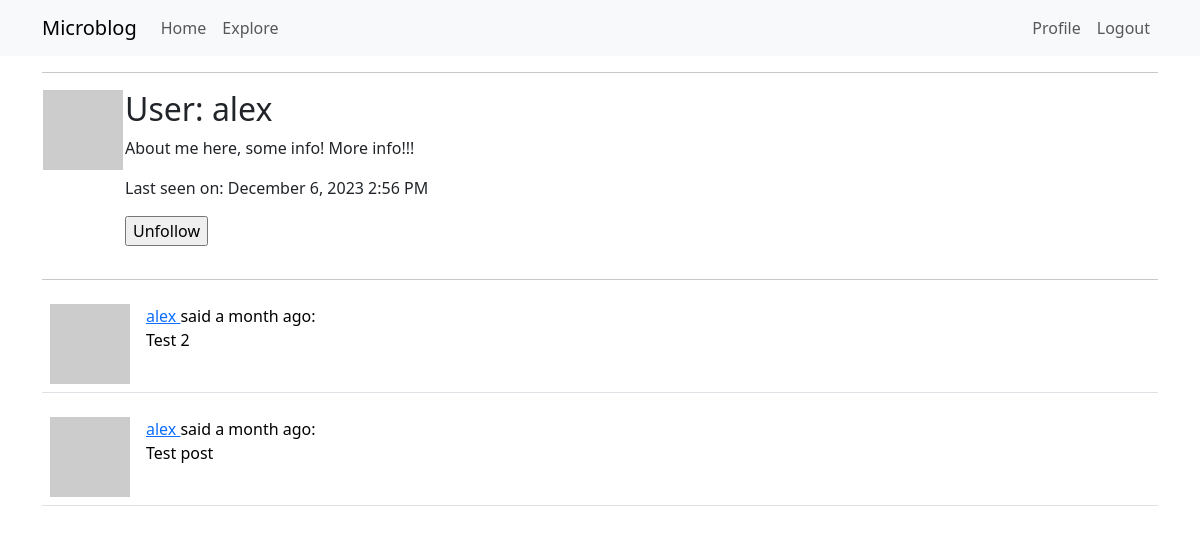
The app's page /user/alex (signed in), older data.
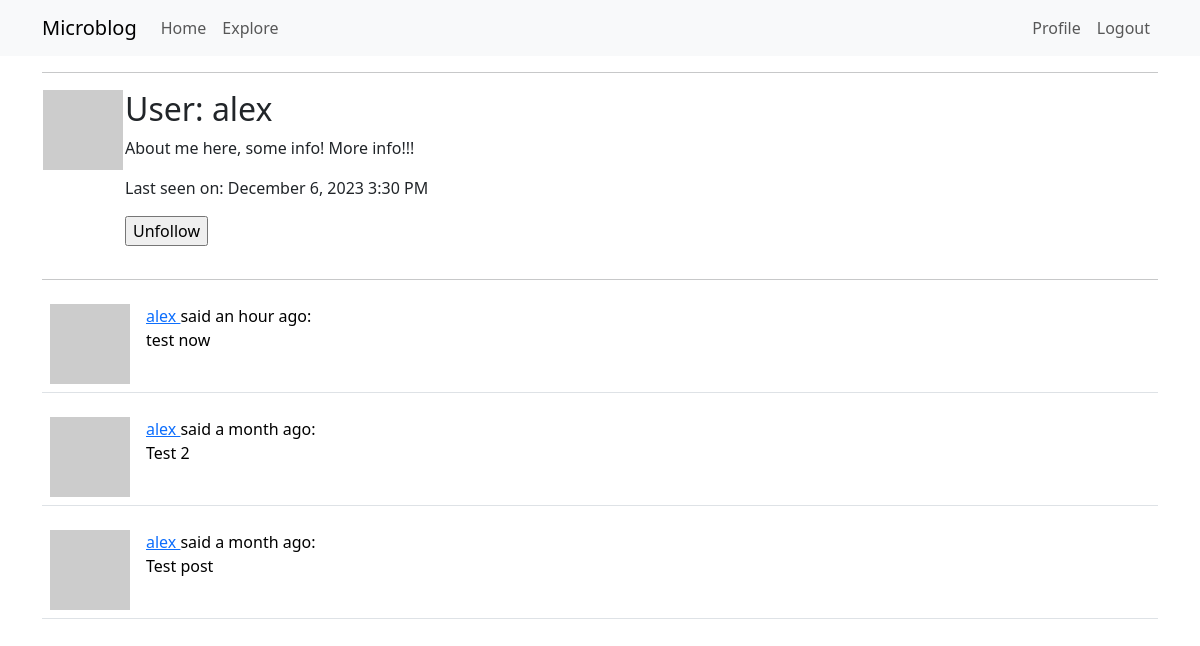
The same page, newer data.
### app/models.py (models this page shows, shortened)
class User(UserMixin, db.Model):
    id = db.Column(db.Integer, primary_key=True)
    username = db.Column(db.String(64), index=True, unique=True)
    email = db.Column(db.String(120), index=True, unique=True)
    password_hash = db.Column(db.String(128))
    posts = db.relationship('Post', backref='author', lazy='dynamic')
    about_me = db.Column(db.String(140))
    last_seen = db.Column(db.DateTime, default=datetime.utcnow)
    followed = db.relationship(
        'User', secondary=followers,
        primaryjoin=(followers.c.follower_id == id),
        secondaryjoin=(followers.c.followed_id == id),
        backref=db.backref('followers', lazy='dynamic'), lazy='dynamic')
    def is_following(self, user):
        return self.followed.filter(
            followers.c.followed_id == user.id).count() > 0
    def avatar(self, size):
        digest = md5(self.email.lower().encode('utf-8')).hexdigest()
        return 'https://www.gravatar.com/avatar/{}?d=identicon&s={}'.format(
            digest, size)

class Post(db.Model):
    id = db.Column(db.Integer, primary_key=True)
    body = db.Column(db.String(140))
    timestamp = db.Column(db.DateTime, index=True, default=datetime.utcnow)
    user_id = db.Column(db.Integer, db.ForeignKey('user.id'))

### app/routes.py (the view)
@app.route('/user/<username>')
@login_required
def user(username):
    user = User.query.filter_by(username=username).first_or_404()
    page = request.args.get('page', 1, type=int)
    posts = user.posts.order_by(Post.timestamp.desc()).paginate(
        page=page, per_page=app.config['POSTS_PER_PAGE'], error_out=False)
    next_url = url_for('user', username=user.username, page=posts.next_num) \
        if posts.has_next else None
    prev_url = url_for('user', username=user.username, page=posts.prev_num) \
        if posts.has_prev else None
    form = EmptyForm()
    return render_template('user.html', user=user, posts=posts.items, next_url=next_url, prev_url=prev_url, form=form)

### app/forms.py
class EmptyForm(FlaskForm):
    submit = SubmitField('Submit')

### app/models.py (called while the page is built)
@login.user_loader
def load_user(id):
    return User.query.get(int(id))

### app/routes.py (called while the page is built)
@app.before_request
def before_request():
    if current_user.is_authenticated:
        current_user.last_seen = datetime.utcnow()
        db.session.commit()

### app/templates/user.html (shortened to what this page needs)
{% extends "base.html" %}
{% block content %}
    <table>
        <tr valign="top">
            <td><img src="{{ user.avatar(128) }}"></td>
            <td>
                <h2>User: {{ user.username }}</h2>
                {% if user.about_me %}<p>{{ user.about_me }}</p>{% endif %}
                {% if user.last_seen %}
                <p>Last seen on: {{ moment(user.last_seen).format('LLL') }}</p>
                {% endif %}
                {% if user == current_user %}
                <p><a href="{{ url_for('edit_profile') }}">Edit your profile</a></p>
                {% else %}
                <p>
                    <form action="{{ url_for('unfollow', username=user.username) }}" method="post">
                        {{ form.submit(value='Unfollow') }}
                    </form>
                </p>
                {% endif %}
            </td>
        </tr>
    </table>
    <hr>
    {% for post in posts %}
        {% include '_post.html' %}
    {% endfor %}
{% endblock %}

### app/templates/_post.html
    <table class="table table-hover">
        <tr>
            <td width="70px">
                <a href="{{ url_for('user', username=post.author.username) }}">
                    <img src="{{ post.author.avatar(70) }}" />
                </a>
            </td>
            <td>
                <a href="{{ url_for('user', username=post.author.username) }}">
                    {{ post.author.username }}
                </a>
                said {{ moment(post.timestamp).fromNow() }}:
                <br>
                {{ post.body }}
            </td>
        </tr>
    </table>

Row changes from the older to the newer data that the page shows:
changed User "alex": last_seen "December 6, 2023 2:56 PM" → "December 6, 2023 3:30 PM"
added Post: author.username "alex", timestamp "an hour ago", body "test now"
